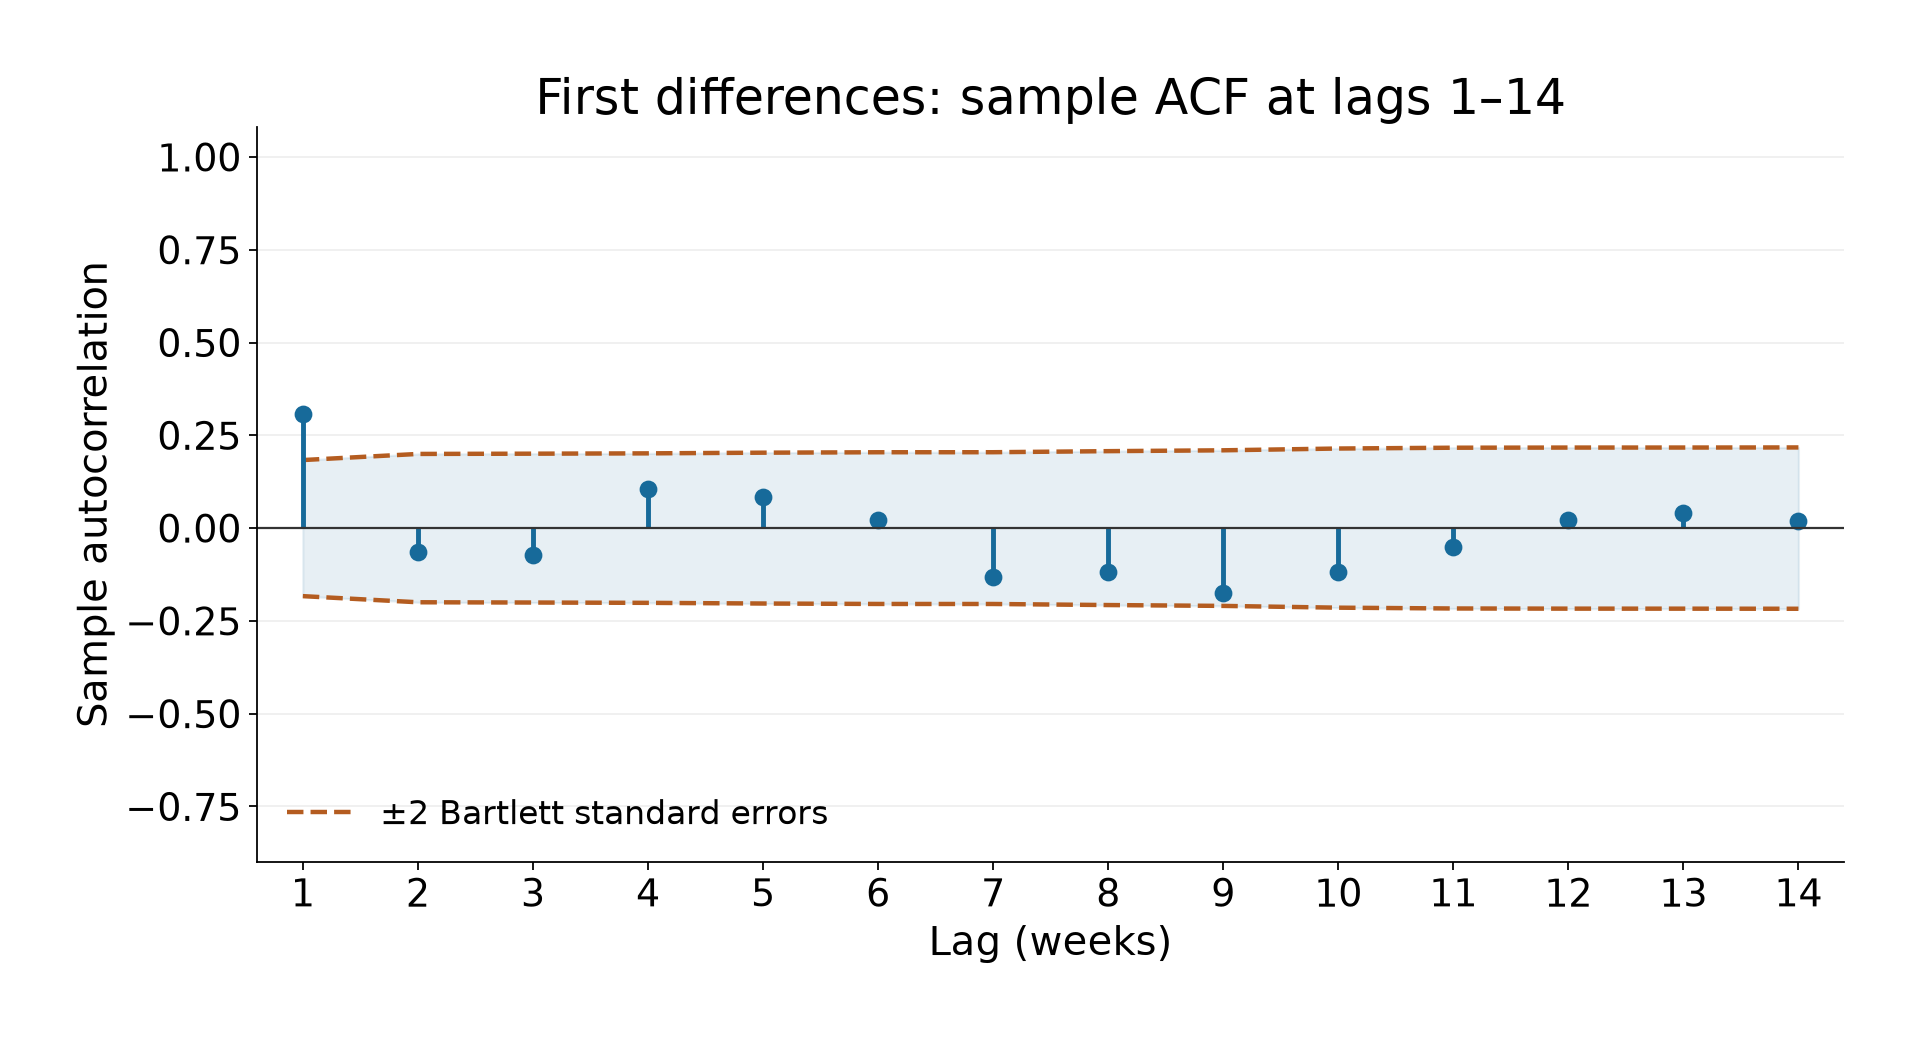

Here is the Python script that generated this plot:
import json
from pathlib import Path
import matplotlib
matplotlib.use('Agg')
import matplotlib.pyplot as plt
import numpy as np

base = Path(__file__).resolve().parent
a = np.genfromtxt(base / 'paper_towels.csv', delimiter=',', names=True)
y = a['sales_above_100000_in_10000_rolls']
d = np.diff(y)
n = len(d)
c = d-d.mean()
lags = np.arange(1,15)
r = np.array([1.] + [float(c[k:] @ c[:-k] / (c @ c)) for k in lags])
se = np.array([np.sqrt((1+2*np.sum(r[1:k]**2))/n) for k in lags])
limits = 2*se
rows = [{'lag':int(k),'acf':float(r[k]),'bartlett_se':float(s),'lower_limit':float(-b),'upper_limit':float(b),'outside_limits':bool(abs(r[k])>b)} for k,s,b in zip(lags,se,limits)]
result = {'series':'First differences in data-file units','n':n,'mean':float(d.mean()),'formula':'SE(r_k) = sqrt((1 + 2 * sum(r_j^2 for j=1,...,k-1)) / n)','multiplier':2,'rows':rows,'outside_lags':[row['lag'] for row in rows if row['outside_limits']]}
(base / 'turn10_difference_acf_results.json').write_text(json.dumps(result,indent=2)+'\n')
plt.rcParams.update({'font.size':17,'axes.titlesize':22,'axes.labelsize':18})
fig, ax = plt.subplots(figsize=(12,6.5))
ax.fill_between(lags,-limits,limits,color='#176a9a',alpha=.10)
ax.plot(lags,limits,'--',color='#b45c20',lw=2,label='±2 Bartlett standard errors')
ax.plot(lags,-limits,'--',color='#b45c20',lw=2)
marker, stems, baseline = ax.stem(lags,r[1:],basefmt=' ')
plt.setp(marker,color='#176a9a',markersize=7)
plt.setp(stems,color='#176a9a',linewidth=2.2)
ax.axhline(0,color='#333333',lw=1)
ax.set(title='First differences: sample ACF at lags 1–14',xlabel='Lag (weeks)',ylabel='Sample autocorrelation',xlim=(.6,14.4),ylim=(-.9,1.08))
ax.set_xticks(lags)
ax.legend(loc='lower left',frameon=False,fontsize=15)
ax.grid(axis='y',alpha=.2)
ax.spines[['top','right']].set_visible(False)
fig.tight_layout(pad=2)
fig.savefig(base / 'turn10_difference_acf.png',dpi=160)
plt.close(fig)
print(json.dumps(result,indent=2))
